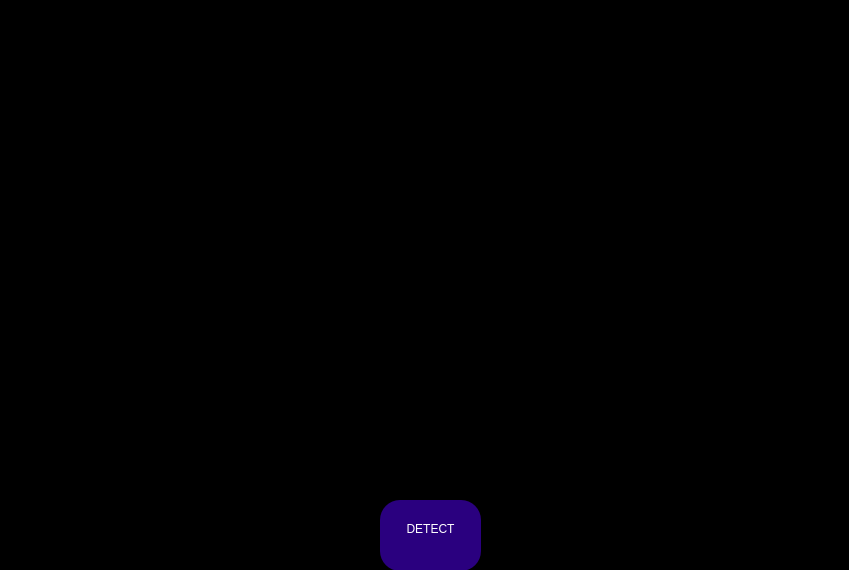
<?xml version="1.0" encoding="UTF-8"?>
<ui version="4.0">
 <class>MainWindow</class>
 <widget class="QMainWindow" name="MainWindow">
  <property name="geometry">
   <rect>
    <x>0</x>
    <y>0</y>
    <width>849</width>
    <height>570</height>
   </rect>
  </property>
  <property name="windowTitle">
   <string>MainWindow</string>
  </property>
  <property name="styleSheet">
   <string notr="true">color: rgb(255, 255, 255);
background-color: rgb(0, 0, 0);</string>
  </property>
  <widget class="QWidget" name="centralwidget">
   <widget class="QLabel" name="frame_display">
    <property name="geometry">
     <rect>
      <x>0</x>
      <y>0</y>
      <width>850</width>
      <height>550</height>
     </rect>
    </property>
    <property name="text">
     <string/>
    </property>
   </widget>
   <widget class="QPushButton" name="detectButton">
    <property name="geometry">
     <rect>
      <x>380</x>
      <y>500</y>
      <width>101</width>
      <height>71</height>
     </rect>
    </property>
    <property name="styleSheet">
     <string notr="true">QPushButton{
	font: 15pt &quot;Malgun Gothic&quot;;
	background-color: rgb(42, 0, 127);
	border-radius: 20px;
}

QPushButton:disabled{
	background-color: rgb(170, 170, 255);
}

QPushButton:pressed{
	background-color: rgb(0, 85, 127);
}</string>
    </property>
    <property name="text">
     <string>DETECT
</string>
    </property>
   </widget>
  </widget>
  <widget class="QMenuBar" name="menuBar">
   <property name="geometry">
    <rect>
     <x>0</x>
     <y>0</y>
     <width>849</width>
     <height>21</height>
    </rect>
   </property>
  </widget>
  <action name="actionCamera">
   <property name="text">
    <string>Camera</string>
   </property>
  </action>
  <action name="actionLocal">
   <property name="text">
    <string>Local</string>
   </property>
  </action>
 </widget>
 <resources/>
 <connections/>
</ui>
